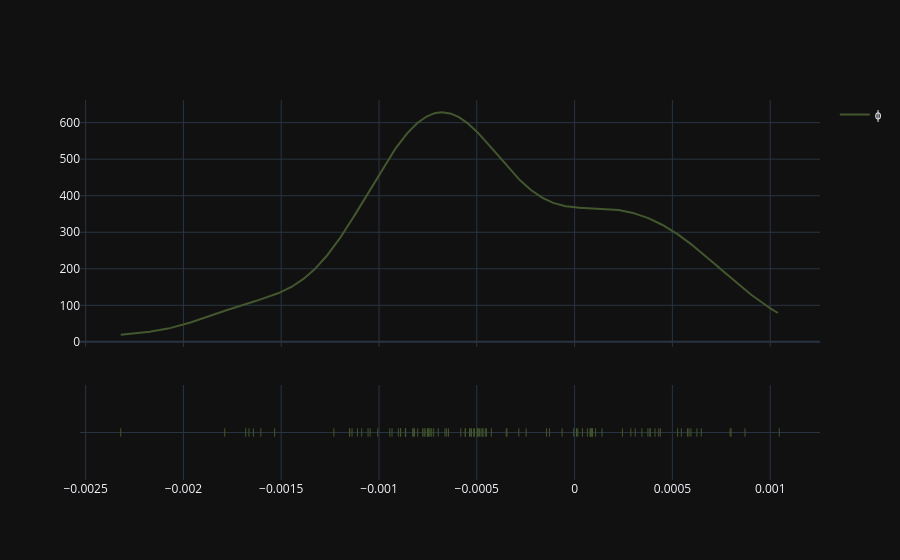

This figure's notebook cell:
### Code cell
fig = ff.create_distplot(
    hist_data=[data['phi'].values.reshape(-1)],
    group_labels=['ɸ'],
    show_hist=False,
    colors=['#43572E']
)
fig.show()

### Figure 1 — Plotly figure (JSON) as saved in the notebook; plotly's stock layout.template omitted (floating-point values rounded to 4 significant figures; data arrays with more than 128 entries replaced by an {"elided": "..."} marker saying what was removed)
{"data": [{"legendgroup": "ɸ", "marker": {"color": "#43572E"}, "mode": "lines", "name": "ɸ", "showlegend": true, "x": {"elided": "500 float values"}, "xaxis": "x", "y": {"elided": "500 float values"}, "yaxis": "y", "type": "scatter"}, {"legendgroup": "ɸ", "marker": {"color": "#43572E", "symbol": "line-ns-open"}, "mode": "markers", "name": "ɸ", "showlegend": false, "x": [6.523e-05, -0.0007202, -0.0009451, 0.0001401, -0.001006, -0.0005594, -4.574e-06, -0.0003496, -0.0001434, -0.0004258, -0.0008638, -0.0009015, -0.000512, 0.0006254, -0.000654, -0.001151, 0.0004304, -0.0008188, -0.001138, 1.641e-05, -0.0007507, -0.0007697, -0.0006445, -0.001046, -0.0002852, -0.001682, -0.0007385, 0.0005456, -0.0006625, -0.0008273, -0.0008656, -0.0004565, -0.002321, -0.000451, -0.000469, 0.0007952, 8.571e-05, -0.0007531, -0.0004926, -0.00115, -0.0007768, 0.0006476, 9.008e-05, 0.0005769, -0.0004968, -0.0007478, -0.0008253, -0.0004868, -0.0008023, -0.0004698, -0.0007647, -0.0003461, -0.001088, -0.0008904, 7.876e-05, 0.0003853, 0.0003863, 0.0005846, -0.0007446, 0.0002445, 0.0003442, -0.0006973, 0.0002877, 0.0003749, 0.001046, 0.0001072, 4e-05, -0.0004784, 8.228e-05, 9.15e-05, -0.0004969, -0.0005333, 0.0008712, -0.001056, -0.00111, -0.0005584, -0.000516, -0.0001281, -0.001665, -0.001534, 0.0004383, 0.0008001, -0.0009334, -0.0002477, 0.00031, -0.001231, -6.381e-05, -0.001789, 0.000411, 0.0005946, -0.0005376, 9.736e-06, -0.0005269, -0.0005817, -0.0008642, 0.0005268, -0.001642, -0.0007306, -0.001604, -0.0008892], "xaxis": "x", "y": ["ɸ", "ɸ", "ɸ", "ɸ", "ɸ", "ɸ", "ɸ", "ɸ", "ɸ", "ɸ", "ɸ", "ɸ", "ɸ", "ɸ", "ɸ", "ɸ", "ɸ", "ɸ", "ɸ", "ɸ", "ɸ", "ɸ", "ɸ", "ɸ", "ɸ", "ɸ", "ɸ", "ɸ", "ɸ", "ɸ", "ɸ", "ɸ", "ɸ", "ɸ", "ɸ", "ɸ", "ɸ", "ɸ", "ɸ", "ɸ", "ɸ", "ɸ", "ɸ", "ɸ", "ɸ", "ɸ", "ɸ", "ɸ", "ɸ", "ɸ", "ɸ", "ɸ", "ɸ", "ɸ", "ɸ", "ɸ", "ɸ", "ɸ", "ɸ", "ɸ", "ɸ", "ɸ", "ɸ", "ɸ", "ɸ", "ɸ", "ɸ", "ɸ", "ɸ", "ɸ", "ɸ", "ɸ", "ɸ", "ɸ", "ɸ", "ɸ", "ɸ", "ɸ", "ɸ", "ɸ", "ɸ", "ɸ", "ɸ", "ɸ", "ɸ", "ɸ", "ɸ", "ɸ", "ɸ", "ɸ", "ɸ", "ɸ", "ɸ", "ɸ", "ɸ", "ɸ", "ɸ", "ɸ", "ɸ", "ɸ"], "yaxis": "y2", "type": "scatter"}], "layout": {"barmode": "overlay", "hovermode": "closest", "legend": {"traceorder": "reversed"}, "xaxis": {"anchor": "y2", "domain": [0.0, 1.0], "zeroline": false}, "yaxis": {"anchor": "free", "domain": [0.35, 1], "position": 0.0}, "yaxis2": {"anchor": "x", "domain": [0, 0.25], "dtick": 1, "showticklabels": false}}}
